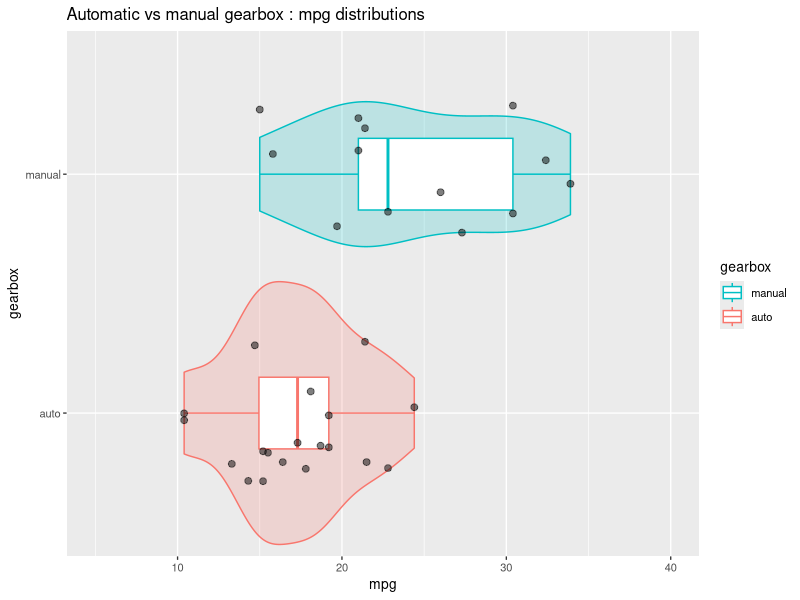
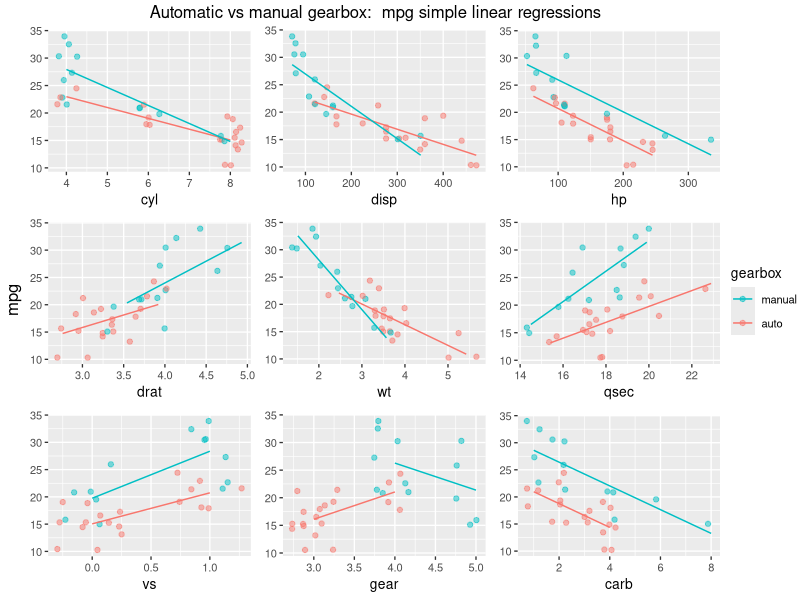
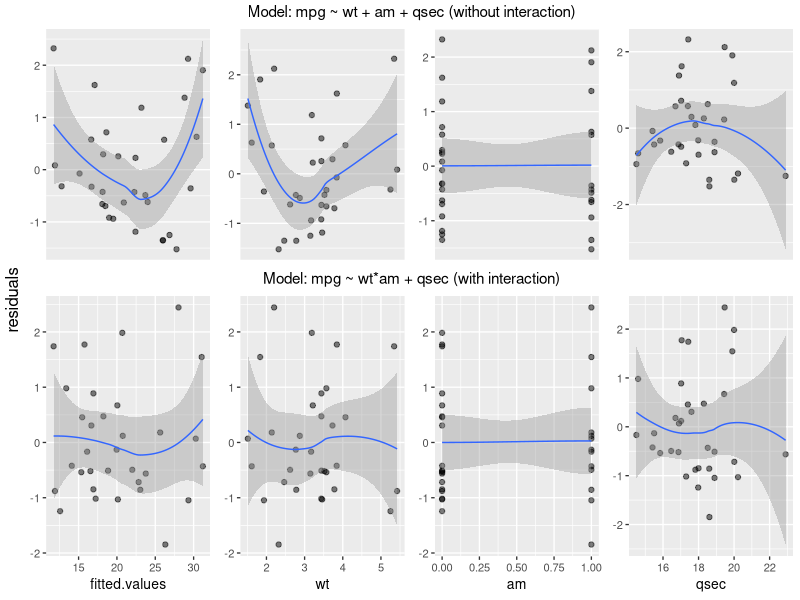
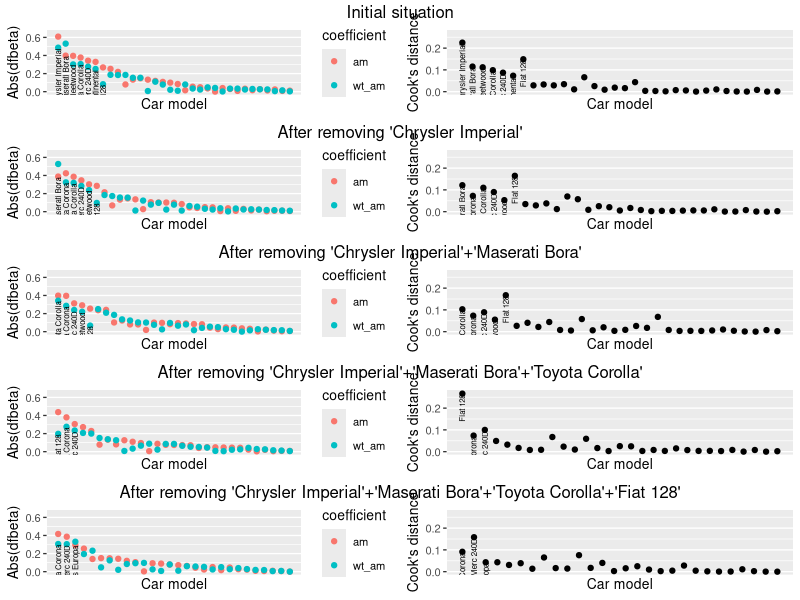
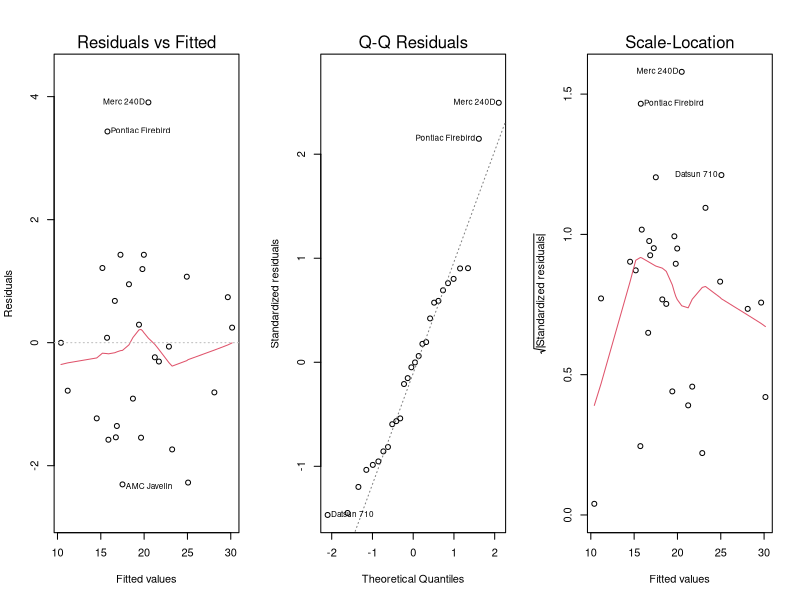
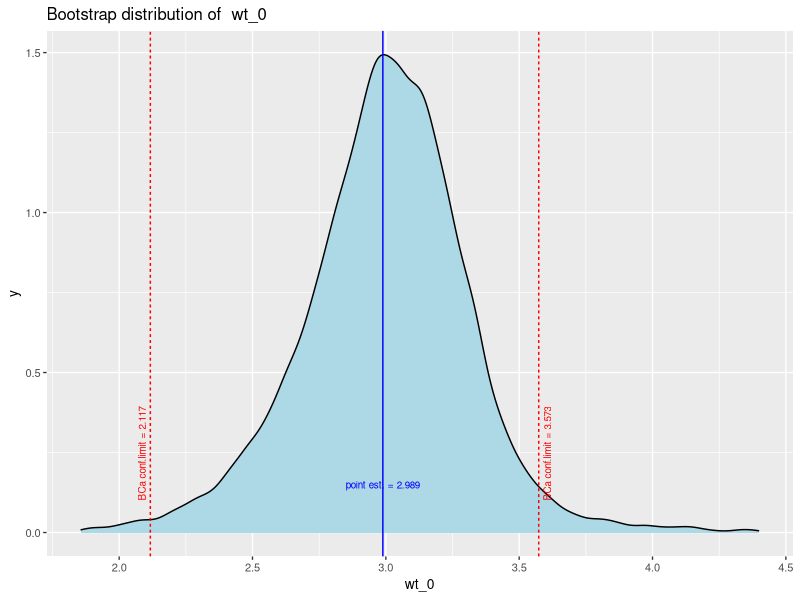

Recreate these plots in R, in order.
## ---- chunk 1
knitr::opts_chunk$set(echo = FALSE)
options(digits = 2, scipen = 7)
## ---- chunk 2
vsfigheight <-  2 #2.5
vsfigwidth <-  4
sfigheight <-  3
sfigwidth <-  5
nfigheight <-  4.5 # chk
nfigwidth <-  6 # chk
lfigheight <-  5.5
lfigwidth <-  7
vlfigheight <-  8
vlfigwidth <-  8
knitr::opts_chunk$set(fig.height = nfigheight, fig.width = nfigwidth, fig.pos = "center")
## ---- chunk 3
library(knitr)
library(dplyr)
library(ggplot2)
library(grid)
library(gridExtra)
library(boot)
library(xtable)
## ---- chunk 4
defdevice <- NULL # NULL (print on current device), or 'win' (but anything goes)
defsleep <- 10 # default waiting time in seconds

bootstriter <-  20000 # bootstrap iterations

# alter the ggplot theme a little (size of text)
theme_set(theme_grey(base_size = 10))

## ---- chunk 5
#' vlookup (as in Excel). each column may be described by its rank or its name
#'
vlookup <- function(value, searchtable, searchcol = 1, returncol= 2){
        searchtable[match(value, searchtable[[searchcol]]), returncol]
}


#' reordering factors
#' -------------------------------------------------
# from 'Standard Functions'
orderfact <- function(dataf, nomfact, orderfreq = TRUE, orderdesc = TRUE,
                      ordervar = "c..nt", orderval = NA, orderfun = sum,
                      nlevels = NULL) {
        if (is.null(nlevels)) {
                direction <- ifelse(orderdesc,-1, 1)

                if (orderfreq & ordervar == "c..nt") {
                        dataf$c..nt <- c(1)
                }
                if (is.na(orderval) & ordervar == "c..nt") {
                        dataf$c..nt <- c(1)
                } else if (is.na(orderval) & ordervar != "c..nt") {
                        # ne rien faire ...
                } else {
                        dataf$c..nt <-
                                ifelse(is.na(dataf[[ordervar]]),
                                       0 ,
                                       ifelse(dataf[[ordervar]] == orderval,
                                              1, 0))
                        ordervar <- "c..nt"
                }
                # reordonner le facteur
                if (orderfreq) {
                        xx <- dataf[[nomfact]]
                        xxx <- direction * dataf[[ordervar]]
                        resfact <- reorder(xx, xxx, orderfun, na.rm = TRUE)
                } else {
                        resfact <- dataf[[nomfact]]
                }
        } else {
                resfact <- factor(dataf[[nomfact]], levels = nlevels) 
        }
        # retour
        resfact
}
## ---- chunk 6

#' The data
#' ========

# From help file : data frame with 32 observations on 11 variables.

# [, 1]	 mpg	 Miles/(US) gallon
# [, 2]	 cyl	 Number of cylinders
# [, 3]	 disp	 Displacement (cu.in.)
# [, 4]	 hp	 Gross horsepower
# [, 5]	 drat	 Rear axle ratio
# [, 6]	 wt	 Weight (1000 lbs)
# [, 7]	 qsec	 1/4 mile time
# [, 8]	 vs	 V/S
# [, 9]	 am	 Transmission (0 = automatic, 1 = manual)
# [,10]	 gear	 Number of forward gears
# [,11]	 carb	 Number of carburetors

# comment
# :(http://stackoverflow.com/questions/18617174/r-mtcars-dataset-meaning-of-vs-variable:
# car has a V engine or a Straight engine)

# get the data
data("mtcars")



#' Data exploration
#' ----------------

#' compute means for  am = 0 / 1
means <- mtcars %>%
        group_by(am) %>%
        summarise(meanmpg=mean(mpg))

meanauto <- means[1,"meanmpg"]
meanmanual <- means[2,"meanmpg"]

#' add to data mtcars factor 'gerbox' = factor(am) ,
#' but explicitly (auto / manual)
# preserve rownames
rownames0 <- rownames(mtcars)
# mtcars <- mutate(mtcars, gearbox = factor(ifelse(am == 0, "auto", "manual")))
mtcars <- mutate(mtcars,
                 gearbox =
                         factor(mtcars$am,
                                labels = c("auto", "manual")))
# verification
# levels(mtcars$gearbox)
# restore rwnames
rownames(mtcars) <- rownames0

#' Compare distributions
# violin + box + points (jitter)
gviolin <- ggplot(mtcars, aes(gearbox, mpg, color=gearbox)) +
        geom_violin(mapping=aes(fill=gearbox),
                    width=1.1, show.legend = FALSE, alpha = .2) +
        geom_boxplot(width=.3) +
        geom_jitter(width=.3, height=.0,
                    alpha =.5, size = 2, color="black") +
        scale_y_continuous(limits = c(5, 40)) +
        guides(col = guide_legend(reverse = TRUE))+
        labs(title = "Automatic vs manual gearbox : mpg distributions") +
        coord_flip()

# display graphs, works with ggplot2 and gtable graphs. sends graphs to default
# or windows device (set the default in defdevice)
displaygraph <- function(one.graph,
                         windevice = defdevice,
                         width = nfigwidth,
                         height = nfigheight ) {
        if (is.null(windevice)) {
                grid.newpage()
                grid.draw(one.graph)
        } else {
                windows(width = width, height = height)
                grid.newpage()
                grid.draw(one.graph)
                Sys.sleep(defsleep)
                dev.off()
        }
}

# display
# displaygraph(gviolin)




#' Plotting the effect of every variable on mpg, conmparing automatic and manual transmissions
#' -------------------------------------------------------------------------------------------

# plotting function
plotam <- function(varname, withlegend = FALSE) {
        g <- ggplot(mtcars,
               aes_(x = as.name(varname),
                    y = quote(mpg),
                    color = quote(gearbox))) +
                geom_jitter(width= .3, height = .2, alpha =.5) +
                geom_smooth(data = filter(mtcars, am ==0),
                            method="lm", se= FALSE, size=.5) +
                geom_smooth(data = filter(mtcars, am ==1),
                            method="lm", se= FALSE, size=.5) +
                ylab(NULL) +
                # scale_color_discrete(guide_legend("am")) +
                theme(legend.position = "right")
        if (withlegend) {
                g + guides(col = guide_legend(reverse = TRUE))
        } else {
                g + theme(legend.position = "none")
        }
}

# test
# plotam("wt")
# plotam("wt" , withlegend=TRUE)

# plot all variables except mpg, against am
lpl <- lapply(X = setdiff(colnames(mtcars), c("am", "gearbox", "mpg")),
              plotam)


# put pplots together with a common legend):

# get the legend from any one plot (the plot must have a legend)
# extract legend
# https://github.com/hadley/ggplot2/wiki/Share-a-legend-between-two-ggplot2-graphs
g_legend <- function(a.gplot){
        tmp <- ggplot_gtable(ggplot_build(a.gplot))
        leg <- which(sapply(tmp$grobs, function(x) x$name) == "guide-box")
        legend <- tmp$grobs[[leg]]
        return(legend)}

mylegend <- g_legend(plotam("wt", withlegend = TRUE))


# draw the plot
# windows(width = 10, height = 6)
title2 <- textGrob("Automatic vs manual gearbox:  mpg simple linear regressions") #,
                   #gp = gpar(fontface="bold"))

gg <- arrangeGrob(grobs = lpl,
                  ncol = 3,
                  top = title2,
                  left = "mpg")

slrg <- arrangeGrob(gg,
                   mylegend, nrow=1, widths=c(10, 1))

# to display
# displaygraph(slrg)
## ---- chunk 7

#' model selection
#' ===============

#' backwards elimination (without interaction)
#' -------------------------------------------
# start


# testing function, not-really-so-great
nextstep <- function(fit) {
        sf <-  summary(fit)
        sfc <- summary(fit)$coef[-1,]
        rnames <- dimnames(sfc)[[1]]
        ix <- match(max(sfc[,4] ), sfc[,4] )
        # formula
        fitfla <- formula(fit)
        cfla <- as.character(fitfla)
        cfla <- paste(cfla[2], cfla[1], cfla[3])
        # result
        if (sfc[ix,4] > 0.05) {
                data.frame(nonsignif.var = rnames[ix],
                           p.value =  round(sfc[ix, 4], 3),
                           sigma = sf$sigma,
                           Rsquared =  sf$r.squared,
                           Adj.Rsquared = sf$adj.r.squared)
        } else {
                data.frame(nonsignif.var = "all significant",
                           formula = cfla,
                           sigma = sf$sigma,
                           Rsquared =  sf$r.squared,
                           Adj.Rsquared = sf$adj.r.squared)
        }
}


# initialize the removel process and create functions
initrem <- function() {
        i <- 1
        elim <- character(0)
        step = NULL
        list(remvar = function() {
                step <<- nextstep(fit)
                elim[i] <<- paste0(step$nonsignif.var,
                                  " (p.value:",
                                  round(step$p.value, 2) , ")" )
                i <<- i + 1
                step },
             whatstep = function() {step},
             stephist = function() {elim}
        )
}

temp <- initrem()
remvar <- temp[["remvar"]]
whatstep <- temp[["whatstep"]]
stephist <- temp[["stephist"]]

# remove var function
# remvar <- function() {
#         step <<- nextstep(fit)
#         elim[i] <<- paste(step$nonsignif.var, "(p.value =", round(step$p.value, 2) , ")" )
#         i <<- i + 1
# }




# first iteration
fit <- lm(mpg ~ carb + hp + disp + cyl + wt + gear + am + drat + vs + qsec, mtcars)
# show essentials
summary(fit)
remvar( )
stephist()


# 2 removing cyl
fit <- lm(mpg ~ carb + hp + disp + wt + gear + am + drat + vs + qsec, mtcars)
# show essentials
summary(fit)
remvar( )
stephist()


# removing vs
fit <- lm(mpg ~ carb + hp + disp + wt + gear + am + drat + qsec, mtcars)
# show essentials
summary(fit)
remvar( )
stephist()


# removing carb
fit <- lm(mpg ~ hp + disp + wt + gear + am + drat + qsec, mtcars)
# show essentials
summary(fit)
remvar( )
stephist()


# removing gear
fit <- lm(mpg ~ hp + disp + wt + am + drat + qsec, mtcars)
# show essentials
summary(fit)
remvar( )
stephist()


# removing drat
# show essentials
summary(fit)
remvar( )
stephist()


# removing disp
fit <- lm(mpg ~ hp + wt + am + qsec, mtcars)
# show essentials
summary(fit)
remvar( )
stephist()

# removing hp final step
fit <- lm(mpg ~ wt + am + qsec, mtcars)
# show essentials
sf1 <- summary(fit)
try(remvar( ))
sh <- stephist() # store removal history


# values to retain and display

# test list of removals (char)
remlist <- paste(sh, collapse = ", ")

firstformula <- as.character(formula(fit))
firstformula <- paste(firstformula[2], firstformula[1], firstformula[3])
# use sf1$adj.r.squared for the text
## ---- chunk 8
#' mpg ~ wt + am + qsec diagnostics
#' --------------------------------

# residuals plots

# Store residuals and fitted values
mtcars1 <- mutate(mtcars, resid1 = rstudent(fit),
                  fitted.values = fitted.values(fit))
rownames(mtcars1) <- rownames0

# residuals plots
# ---------------
# variables in the final model
vnames <- c("fitted.values", "wt", "am", "qsec")


resvarplot <- function(varname) {
        ggplot(mtcars1, aes_(as.name(varname) , quote(resid1))) +
                geom_point(alpha = .5) +
                geom_smooth(size = .5, linetype = 1, span = 1) +
                scale_y_continuous(name = NULL) +
                scale_x_continuous(name = NULL, breaks=NULL)
}

# test
# resvarplot(varname = "wt")
# compute aull residuals plots
lpres1 <- lapply(vnames, FUN=resvarplot)

# title
title <- textGrob("Model: mpg ~ wt + am + qsec (without interaction)", gp=gpar(fontsize=11))


gr1 <- arrangeGrob(grobs = lpres1,
          #ncols=3
          layout_matrix = matrix(c(1,2,3,4), nrow=1),
          # left = "residuals",
          top = title
          )

# to display
# displaygraph(gr1)
## ---- chunk 9
#' Adding interaction am:wt
#' ------------------------

fit2 <- lm(mpg ~ wt + am*wt + qsec, mtcars)
swi <- summary(fit2)
# swi

# Store residuals and fitted values
mtcars2 <- mutate(mtcars, resid1 = rstudent(fit2),
                  fitted.values = fitted.values(fit2))
rownames(mtcars2) <- rownames0


# residuals plots
# ---------------
# variables in the final model
vnames <- c("fitted.values", "wt", "am", "qsec")

resvarplot2 <- function(varname) {
        ggplot(mtcars2, aes_(as.name(varname) , quote(resid1))) +
                geom_point(alpha = .5) +
                geom_smooth(size = .5, linetype = 1, span = 1) +
                scale_y_continuous(name = NULL)
}

lpres2 <- lapply(vnames, FUN=resvarplot2)

title <- textGrob("Model: mpg ~ wt*am + qsec (with interaction)", gp=gpar(fontsize=11))

gr2 <- arrangeGrob(grobs = lpres2,
                  #ncols=3
                  layout_matrix = matrix(c(1,2,3,4), nrow=1),
                  # left = "residuals",
                  top = title
)



# combine residual plots in one grob
grall <- arrangeGrob(grobs=list(gr1,gr2), ncol = 1, left = "residuals", heights = c(4, 5))

# displaygraph(grall)


#' Try Adding interaction am:qsec + anova test ==> no
#' --------------------------------------------------

fit3 <- lm(mpg ~ wt + am*wt + qsec + am*qsec, mtcars)
s <- summary(fit3)
s

an <- anova(fit, fit2, fit3)
an


# Analysis of Variance Table
#
# Model 1: mpg ~ wt + am + qsec
# Model 2: mpg ~ wt + am * wt + qsec
# Model 3: mpg ~ wt + am * wt + qsec + am * qsec
# Res.Df    RSS Df Sum of Sq       F   Pr(>F)
# 1     28 169.29
# 2     27 117.28  1    52.010 11.6099 0.002145 **
# 3     26 116.47  1     0.802  0.1791 0.675630
# ---
#  Signif. codes:  0 ‘***’ 0.001 ‘**’ 0.01 ‘*’ 0.05 ‘.’ 0.1 ‘ ’ 1

# p-values
anpv <- an$`Pr(>F)`

#  NA 0.002144762 0.675630240

# get individual p-values
# anpv[2]
# anpv[3]

## ---- chunk 10

mtcars2$model <- rownames(mtcars) #reestablish row names


# step A
# -----

# fit the model
fit2A <- lm(mpg ~ wt + am*wt + qsec, mtcars2)
s <- summary(fit2A)
sc <- data.frame(s$coefficients)
sc$coeff <- rownames(sc)



influencegraph <- function(fitmodel, labsize = 2, labnumber = 5,
                           ylim1 = c(NA, NA), ylim2 = c(NA, NA),
                           title = "Cook's distance and |dfbetas|") {
        dfb <- dfbetas(fitmodel)
        # important dfbetas
        idfb <- dfb[ , c("am", "wt:am")]
        idfb <- as.data.frame(idfb)
        idfb$model <- rownames(idfb)
        idfb$cook <- cooks.distance(fitmodel)
        colnames(idfb) <- c("am","wt_am", "model", "cook" )

        idfb <- idfb %>%
                mutate(absam = abs(am),
                       abswtam =abs(wt_am),
                       maxeff=ifelse (absam > abswtam, absam, abswtam),
                       mineff=ifelse (absam > abswtam, abswtam, absam)) %>%
                arrange(desc(maxeff))

        idfb$model <- orderfact(dataf = idfb, nomfact = "model", ordervar = "maxeff")
        idfb$labels <- rep("", nrow(idfb))
        for (i in 1:labnumber) {idfb$labels[i] <- as.character(idfb$model[i])}
        # idfb$ylab <- idfb$mineff

        gdfb <- ggplot(idfb, aes(as.numeric(model))) +
                geom_point(aes(y = absam, color= "am")) +
                geom_point(aes(y = abswtam, color= "wt_am")) +
                scale_color_discrete("coefficient") +
                labs(x="Car model", y = "Abs(dfbeta)") +
                scale_y_continuous(limits = ylim1) +
                scale_x_continuous(breaks = NULL) +
                # theme(axis.text.x = element_text(angle=90, hjust = .5, vjust = .5)) +
                geom_text(aes(y = mineff, label=labels),
                          size = labsize, angle=90, hjust = 1, vjust = .5, nudge_y=-.01)

        gcd <- ggplot(idfb, aes(as.numeric(model), cook)) +
                geom_point() +
                scale_y_continuous(limits = ylim2) +
                scale_x_continuous(breaks = NULL) +
                labs(x="Car model", y = "Cook's distance") +
                geom_text(aes(y = cook, label=labels),
                          size = labsize, angle=90, hjust = 1, vjust = .5, nudge_y=-.005)
        grtitle <- textGrob(title)

        # return combined graph
        arrangeGrob(grobs =list(gdfb,gcd), layout_matrix=matrix(c(1,2), nrow = 1), top = grtitle)
}

cbA <- influencegraph(fit2A, labnumber = 7, ylim1 = c(0,.65), ylim2 = c(0,.27), title = "Initial situation")
# displaygraph(cbA)

# initialize removal vector
pointremovals <- character(0)


# Step B: Removing Chrysler Imperial
# ---------------------------------

mtcars2B <- filter(mtcars2, model != "Chrysler Imperial")
rownames(mtcars2B) <- mtcars2B$model

# fit2B <- lm(mpg ~ am*wt + qsec, mtcars2B)
# s <- summary(fit2B)
# s
fit2B <- lm(mpg ~ wt + am*wt + qsec, mtcars2B)
s <- summary(fit2B)
sc <- data.frame(s$coefficients)
sc$coeff <- rownames(sc)



# check Cook's D + dfbetas
cbB <- influencegraph(fit2B, labnumber = 6, ylim1 = c(0,.65), ylim2 = c(0,.27),
                      title = "After removing 'Chrysler Imperial'")
# displaygraph(cbB)


# register removal
pointremovals <- c(pointremovals, "Chrysler Imperial")


# Step C: Removing  Maserati Bora,
# -------------------------------

mtcars2C <- filter(mtcars2B, model != "Chrysler Imperial", model != "Maserati Bora" )
rownames(mtcars2C) <- mtcars2C$model

fit2C <- lm(mpg ~ wt + am*wt + qsec, mtcars2C)
s <- summary(fit2B)
sc <- data.frame(s$coefficients)
sc$coeff <- rownames(sc)

# register removal
pointremovals <- c(pointremovals, "Maserati Bora")


cbC <- influencegraph(fit2C, labnumber = 5, ylim1 = c(0,.65), ylim2 = c(0,.27),
                      title = "After removing 'Chrysler Imperial'+'Maserati Bora'")
# displaygraph(cbC)



# Step D: Removing  "Toyota Corolla",
# -------------------------------

mtcars2D <- filter(mtcars2C, model != "Toyota Corolla")
rownames(mtcars2D) <- mtcars2D$model

fit2D <- lm(mpg ~ wt + am*wt + qsec, mtcars2D)
s <- summary(fit2D)
sc <- data.frame(s$coefficients)
sc$coeff <- rownames(sc)


# register removal
pointremovals <- c(pointremovals, "Toyota Corolla")


cbD <- influencegraph(fit2D, labnumber = 3, ylim1 = c(0,.65), ylim2 = c(0,.27),
                      title = "After removing 'Chrysler Imperial'+'Maserati Bora'+'Toyota Corolla'")
# displaygraph(cbD)



# Step E: Removing  "Fiat 128",
# -----------------------------

mtcars2E <- filter(mtcars2D, model != "Fiat 128")
rownames(mtcars2E) <- mtcars2E$model
fit2E <- lm(mpg ~ wt + am*wt + qsec, mtcars2E)
s <- summary(fit2E)
sc <- data.frame(s$coefficients)
colnames(sc) <- c("Estimate", "Std.Error", "t-value", "Pr(>|t|)")


# register removal
pointremovals <- c(pointremovals, "Fiat 128")

cbE <- influencegraph(fit2E, labnumber = 3, ylim1 = c(0,.65), ylim2 = c(0,.27),
                      title = "After removing 'Chrysler Imperial'+'Maserati Bora'+'Toyota Corolla'+'Fiat 128'" )
# displaygraph(cbE)



#try putting these graphs together

# displaygraph(grid.arrange(grobs=list(cbA, cbB, cbC),  ncol = 1))
# displaygraph(grid.arrange(grobs=list(cbD, cbE),  ncol = 1))

allremgraph <- arrangeGrob(grobs=list(cbA, cbB, cbC, cbD, cbE),  ncol = 1)
allremovals <- paste(pointremovals, collapse = ", ")

# Diagnostics again (checking basic assumptions)
# ==> displayed later
# pr <- par("mfrow")
# par(mfrow=c(1,3))
# for (i in 1:3) {plot(fit2E, which = i)}
# par(mfrow=pr)

# ==> normality assumption believable,
# uncorrelated residuals, homoscedasticity

## ---- chunk 11
swiar <- summary(fit2E)
sfc <- swiar$coefficients


# Point estimation
# neutral weight

nwt <- - (sfc[3,1] / sfc[5,1])
deltaslope <- sfc[5,1]



# ==> for small wt, manual is better, for high wt auto is better.
# balance point, w = 3(thousands of lb)
# The manufactureres might share a similar view, as the overlap zone goes from circa

mta <- filter(mtcars, am==0)
mtm <- filter(mtcars, am==1)
min(mta$wt) # 2.465
max(mtm$wt) # 3.57

## ---- chunk 12


# confidence interval for the slope coeff(wt:am)

Int <- confint(fit2E, "wt:am")[1, ]
#Int <- sc[5,1] + c(-1,1) * qt(df = nrow(mtcars2E) - 4, p = .975) * sc[5,2] # strangely different??
# interval notation
Intslope <- paste0("[", format( Int[1] ,digits =3), " ; ", format( Int[2] ,digits =3), "]")
negIntslope <- paste0("[", format( -Int[1] ,digits =3), " ; ", format( -Int[2] ,digits =3), "]")





#'
#' Bootstrapping (with package 'boot' and custom plotting function)
#' ----------------------------------------------------------------
#'

options(digits = 5)
# function to obtain stat = wt_0
bs <- function(formula, data, indices) {
        d <- data[indices,] # allows boot to select sample
        fit <- lm(formula, data=d)
        cf <- coef(fit)
        ret <-  - cf["am"] / cf["wt:am"] # should we correct bias ???
        names(ret) <- "wt_0" # useful ?
        return(ret)
}

# initial results (on the original sample)
orig <- bs(formula = mpg ~  qsec + wt*am, data=mtcars2E, indices= 1:nrow(mtcars2E))


# bootstrapping
set.seed(20)
results <- boot(data=mtcars2E, statistic=bs,
                R = bootstriter, formula = mpg ~ qsec + wt*am)

boot.ci(results, type = "bca")




# customized plotting function
ggplotboot <- function(boot.out, index, cnames, title, trim = 0.015, conflevel = .95, digits = 3) {
        if (missing(cnames)) {cnames= paste0(rep("c", ncol(boot.out$t)),
                                            as.character(1:ncol(boot.out$t)))}
        if (missing(title)){title <- paste("Bootstrap distribution of ", cnames[index]) }

        #prepare data
        dfres <- as.data.frame(boot.out$t) # bootstrap dataframe of results
        colnames(dfres) <- cnames
        origres <- boot.out$t0 # original result
        names(origres) <- cnames

        lim <- quantile(dfres[[index]], probs = c(trim, 1 - trim), na.rm = TRUE)
        varname <- cnames[index]
        cfint <- boot.ci(results, type="bca", index= index, conf = conflevel)
        # confidence limits
        cflim <- cfint$bca[4:5]
        # data for vertical lines
        vlines <- data.frame(x = c(cflim[1],  origres[[index]], c(cflim[2])),
                             lt = factor(c(2,1,2)) )
        # data for text annots
        clabs <- data.frame(lab = paste( c("BCa conf.limit =" , "point est. =", "BCa conf.limit ="),
                                         round(vlines[["x"]], digits)),
                            x = vlines[["x"]],
                            y = c(.1, .15 , .1),
                            angl = c(90,0,90),
                            hjust= c(0,.5,0),
                            col = vlines[["lt"]],
                            nudge_x = c(-(lim[2] - lim[1]) / 80, 0, (lim[2] - lim[1]) / 80))


        ggplot(dfres, aes_(as.name(varname))) +
                geom_density(fill = "lightblue") +
                geom_vline(data=vlines, aes(xintercept=x, linetype = lt, color = lt)) +
                geom_text(data = clabs, aes(x + nudge_x, y, label= lab, angle = angl,
                                            hjust = hjust,  color = col), size = 2.5) +
                scale_x_continuous(limits = lim) +
                scale_color_manual(limits = c(1,2), breaks = c(1,2),
                                   values = c("blue", "red")) +
                labs(title = title) +
                theme(legend.position = "none")

}





# confidence interval
bcaint <- boot.ci(results, type = "bca")
bcaint <- bcaint$bca[4:5]

# interval notation
Intw0 <- paste0("[", format( bcaint[1] ,digits =3), " ; ", format( bcaint[2] ,digits =3), "]")

## ---- chunk 13
options(xtable.comment = FALSE)
xtable(sc, label = NULL, caption = NULL, digits = 3)
## ---- chunk 14
displaygraph(gviolin)
## ---- chunk 15
displaygraph(slrg)
## ---- chunk 16
displaygraph(grall)
## ---- chunk 17
displaygraph(allremgraph)
## ---- chunk 18
pr <- par("mfrow")
par(mfrow=c(1,3))
for (i in 1:3) {plot(fit2E, which = i)}
par(mfrow=pr)
## ---- chunk 19
ggplotboot(results, index=1, trim=0.01, cnames =c("wt_0"))
